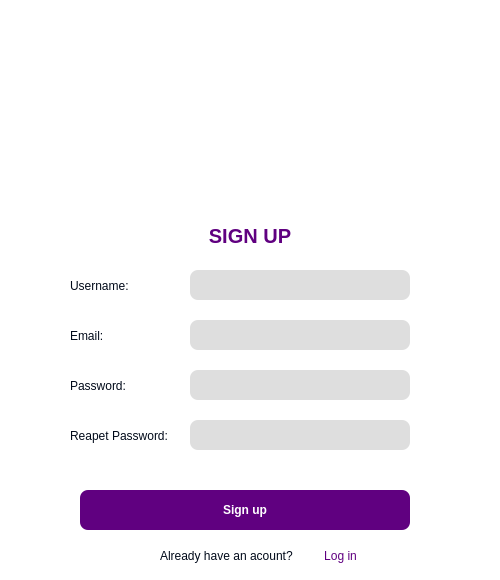
<?xml version="1.0" encoding="UTF-8"?>
<ui version="4.0">
 <class>MainWindow</class>
 <widget class="QMainWindow" name="MainWindow">
  <property name="geometry">
   <rect>
    <x>0</x>
    <y>0</y>
    <width>500</width>
    <height>580</height>
   </rect>
  </property>
  <property name="windowTitle">
   <string>Online Typing</string>
  </property>
  <property name="windowIcon">
   <iconset>
    <normaloff>C:/Users/Asus/Desktop/Type-online-app-master/src/img/logo.png</normaloff>C:/Users/Asus/Desktop/Type-online-app-master/src/img/logo.png</iconset>
  </property>
  <property name="styleSheet">
   <string notr="true">background-color: #fff; border-radius: 5px;</string>
  </property>
  <widget class="QWidget" name="centralwidget">
   <widget class="QLabel" name="photo">
    <property name="geometry">
     <rect>
      <x>125</x>
      <y>10</y>
      <width>241</width>
      <height>191</height>
     </rect>
    </property>
    <property name="text">
     <string/>
    </property>
    <property name="pixmap">
     <pixmap>image/edit-user-256.ico</pixmap>
    </property>
    <property name="scaledContents">
     <bool>true</bool>
    </property>
   </widget>
   <widget class="QPushButton" name="btn_close">
    <property name="geometry">
     <rect>
      <x>460</x>
      <y>10</y>
      <width>30</width>
      <height>30</height>
     </rect>
    </property>
    <property name="cursor">
     <cursorShape>PointingHandCursor</cursorShape>
    </property>
    <property name="styleSheet">
     <string notr="true">background:none;</string>
    </property>
    <property name="text">
     <string/>
    </property>
    <property name="icon">
     <iconset>
      <normaloff>C:/Users/Asus/Desktop/Type-online-app-master/src/img/close.png</normaloff>C:/Users/Asus/Desktop/Type-online-app-master/src/img/close.png</iconset>
    </property>
    <property name="iconSize">
     <size>
      <width>20</width>
      <height>20</height>
     </size>
    </property>
   </widget>
   <widget class="QPushButton" name="btn_minimze">
    <property name="geometry">
     <rect>
      <x>430</x>
      <y>10</y>
      <width>30</width>
      <height>30</height>
     </rect>
    </property>
    <property name="cursor">
     <cursorShape>PointingHandCursor</cursorShape>
    </property>
    <property name="styleSheet">
     <string notr="true">background:none;</string>
    </property>
    <property name="text">
     <string/>
    </property>
    <property name="icon">
     <iconset>
      <normaloff>C:/Users/Asus/Desktop/Type-online-app-master/src/img/minimize.png</normaloff>C:/Users/Asus/Desktop/Type-online-app-master/src/img/minimize.png</iconset>
    </property>
    <property name="iconSize">
     <size>
      <width>20</width>
      <height>20</height>
     </size>
    </property>
   </widget>
   <widget class="QPushButton" name="btn_changemood">
    <property name="geometry">
     <rect>
      <x>400</x>
      <y>13</y>
      <width>30</width>
      <height>30</height>
     </rect>
    </property>
    <property name="cursor">
     <cursorShape>PointingHandCursor</cursorShape>
    </property>
    <property name="styleSheet">
     <string notr="true">background:none;</string>
    </property>
    <property name="text">
     <string/>
    </property>
    <property name="icon">
     <iconset>
      <normaloff>C:/Users/Asus/Desktop/Type-online-app-master/src/img/change-theme.png</normaloff>C:/Users/Asus/Desktop/Type-online-app-master/src/img/change-theme.png</iconset>
    </property>
    <property name="iconSize">
     <size>
      <width>20</width>
      <height>20</height>
     </size>
    </property>
   </widget>
   <widget class="QLabel" name="title">
    <property name="geometry">
     <rect>
      <x>0</x>
      <y>220</y>
      <width>500</width>
      <height>31</height>
     </rect>
    </property>
    <property name="font">
     <font>
      <family>Arial</family>
      <pointsize>15</pointsize>
      <weight>75</weight>
      <bold>true</bold>
     </font>
    </property>
    <property name="styleSheet">
     <string notr="true">color:  #600080;</string>
    </property>
    <property name="text">
     <string>SIGN UP</string>
    </property>
    <property name="alignment">
     <set>Qt::AlignCenter</set>
    </property>
   </widget>
   <widget class="QLabel" name="usernamelb">
    <property name="geometry">
     <rect>
      <x>70</x>
      <y>270</y>
      <width>100</width>
      <height>31</height>
     </rect>
    </property>
    <property name="font">
     <font>
      <family>Arial</family>
      <pointsize>9</pointsize>
      <weight>50</weight>
      <bold>false</bold>
     </font>
    </property>
    <property name="styleSheet">
     <string notr="true">color: #010A1A;</string>
    </property>
    <property name="text">
     <string>Username:</string>
    </property>
    <property name="alignment">
     <set>Qt::AlignLeading|Qt::AlignLeft|Qt::AlignVCenter</set>
    </property>
   </widget>
   <widget class="QLabel" name="passlb">
    <property name="geometry">
     <rect>
      <x>70</x>
      <y>370</y>
      <width>100</width>
      <height>31</height>
     </rect>
    </property>
    <property name="font">
     <font>
      <family>Arial</family>
      <pointsize>9</pointsize>
      <weight>50</weight>
      <bold>false</bold>
     </font>
    </property>
    <property name="styleSheet">
     <string notr="true">color: #010A1A;</string>
    </property>
    <property name="text">
     <string>Password:</string>
    </property>
    <property name="alignment">
     <set>Qt::AlignLeading|Qt::AlignLeft|Qt::AlignVCenter</set>
    </property>
   </widget>
   <widget class="QLineEdit" name="username_en">
    <property name="geometry">
     <rect>
      <x>190</x>
      <y>270</y>
      <width>220</width>
      <height>30</height>
     </rect>
    </property>
    <property name="font">
     <font>
      <family>Arial</family>
      <pointsize>9</pointsize>
     </font>
    </property>
    <property name="styleSheet">
     <string notr="true">background-color: #DEDEDE; color: #010A1A;
border-radius: 8px;</string>
    </property>
   </widget>
   <widget class="QLineEdit" name="password_en">
    <property name="geometry">
     <rect>
      <x>190</x>
      <y>370</y>
      <width>220</width>
      <height>30</height>
     </rect>
    </property>
    <property name="font">
     <font>
      <family>Arial</family>
      <pointsize>9</pointsize>
     </font>
    </property>
    <property name="styleSheet">
     <string notr="true">background-color: #DEDEDE; color: #010A1A;
border-radius: 8px;</string>
    </property>
   </widget>
   <widget class="QPushButton" name="btn_signup">
    <property name="geometry">
     <rect>
      <x>80</x>
      <y>490</y>
      <width>330</width>
      <height>40</height>
     </rect>
    </property>
    <property name="font">
     <font>
      <family>Arial</family>
      <pointsize>9</pointsize>
      <weight>75</weight>
      <bold>true</bold>
     </font>
    </property>
    <property name="cursor">
     <cursorShape>PointingHandCursor</cursorShape>
    </property>
    <property name="styleSheet">
     <string notr="true">
border-radius: 8px;
background-color:#600080 ;
color: #ffffff;</string>
    </property>
    <property name="text">
     <string>Sign up</string>
    </property>
   </widget>
   <widget class="QLabel" name="acountlb">
    <property name="geometry">
     <rect>
      <x>160</x>
      <y>540</y>
      <width>161</width>
      <height>31</height>
     </rect>
    </property>
    <property name="font">
     <font>
      <family>Arial</family>
      <pointsize>9</pointsize>
      <weight>50</weight>
      <bold>false</bold>
     </font>
    </property>
    <property name="styleSheet">
     <string notr="true">color: #010A1A;</string>
    </property>
    <property name="text">
     <string>Already have an acount?</string>
    </property>
    <property name="alignment">
     <set>Qt::AlignLeading|Qt::AlignLeft|Qt::AlignVCenter</set>
    </property>
   </widget>
   <widget class="QPushButton" name="btn_login">
    <property name="geometry">
     <rect>
      <x>310</x>
      <y>540</y>
      <width>61</width>
      <height>31</height>
     </rect>
    </property>
    <property name="font">
     <font>
      <underline>false</underline>
      <strikeout>false</strikeout>
     </font>
    </property>
    <property name="cursor">
     <cursorShape>PointingHandCursor</cursorShape>
    </property>
    <property name="styleSheet">
     <string notr="true">QPushButton{
background: none; color: #600080;  text-decoration: none;
}
QPushButton:hover{
 text-decoration: underline;
}</string>
    </property>
    <property name="text">
     <string>Log in</string>
    </property>
   </widget>
   <widget class="QLabel" name="repasslb">
    <property name="geometry">
     <rect>
      <x>70</x>
      <y>420</y>
      <width>121</width>
      <height>31</height>
     </rect>
    </property>
    <property name="font">
     <font>
      <family>Arial</family>
      <pointsize>9</pointsize>
      <weight>50</weight>
      <bold>false</bold>
     </font>
    </property>
    <property name="styleSheet">
     <string notr="true">color: #010A1A;</string>
    </property>
    <property name="text">
     <string>Reapet Password:</string>
    </property>
    <property name="alignment">
     <set>Qt::AlignLeading|Qt::AlignLeft|Qt::AlignVCenter</set>
    </property>
   </widget>
   <widget class="QLineEdit" name="repassword_en">
    <property name="geometry">
     <rect>
      <x>190</x>
      <y>420</y>
      <width>220</width>
      <height>30</height>
     </rect>
    </property>
    <property name="font">
     <font>
      <family>Arial</family>
      <pointsize>9</pointsize>
     </font>
    </property>
    <property name="styleSheet">
     <string notr="true">background-color: #DEDEDE; color: #010A1A;
border-radius: 8px;</string>
    </property>
   </widget>
   <widget class="QLabel" name="alarmlb">
    <property name="geometry">
     <rect>
      <x>80</x>
      <y>460</y>
      <width>330</width>
      <height>20</height>
     </rect>
    </property>
    <property name="font">
     <font>
      <family>Arial</family>
      <pointsize>9</pointsize>
      <weight>50</weight>
      <bold>false</bold>
     </font>
    </property>
    <property name="styleSheet">
     <string notr="true">color: #d1131f;</string>
    </property>
    <property name="text">
     <string/>
    </property>
    <property name="alignment">
     <set>Qt::AlignCenter</set>
    </property>
   </widget>
   <widget class="QLineEdit" name="email_en">
    <property name="geometry">
     <rect>
      <x>190</x>
      <y>320</y>
      <width>220</width>
      <height>30</height>
     </rect>
    </property>
    <property name="font">
     <font>
      <family>Arial</family>
      <pointsize>9</pointsize>
     </font>
    </property>
    <property name="styleSheet">
     <string notr="true">background-color: #DEDEDE; color: #010A1A;
border-radius: 8px;</string>
    </property>
   </widget>
   <widget class="QLabel" name="emaillb">
    <property name="geometry">
     <rect>
      <x>70</x>
      <y>320</y>
      <width>100</width>
      <height>31</height>
     </rect>
    </property>
    <property name="font">
     <font>
      <family>Arial</family>
      <pointsize>9</pointsize>
      <weight>50</weight>
      <bold>false</bold>
     </font>
    </property>
    <property name="styleSheet">
     <string notr="true">color: #010A1A;</string>
    </property>
    <property name="text">
     <string>Email:</string>
    </property>
    <property name="alignment">
     <set>Qt::AlignLeading|Qt::AlignLeft|Qt::AlignVCenter</set>
    </property>
   </widget>
  </widget>
 </widget>
 <resources/>
 <connections>
  <connection>
   <sender>btn_close</sender>
   <signal>clicked()</signal>
   <receiver>MainWindow</receiver>
   <slot>close()</slot>
   <hints>
    <hint type="sourcelabel">
     <x>474</x>
     <y>24</y>
    </hint>
    <hint type="destinationlabel">
     <x>249</x>
     <y>249</y>
    </hint>
   </hints>
  </connection>
  <connection>
   <sender>btn_minimze</sender>
   <signal>clicked()</signal>
   <receiver>MainWindow</receiver>
   <slot>showMinimized()</slot>
   <hints>
    <hint type="sourcelabel">
     <x>444</x>
     <y>24</y>
    </hint>
    <hint type="destinationlabel">
     <x>249</x>
     <y>249</y>
    </hint>
   </hints>
  </connection>
 </connections>
</ui>
